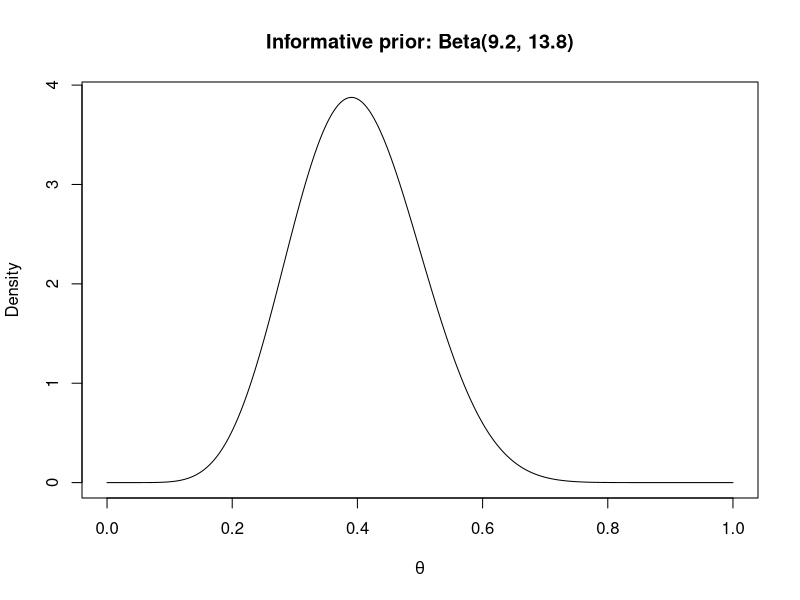
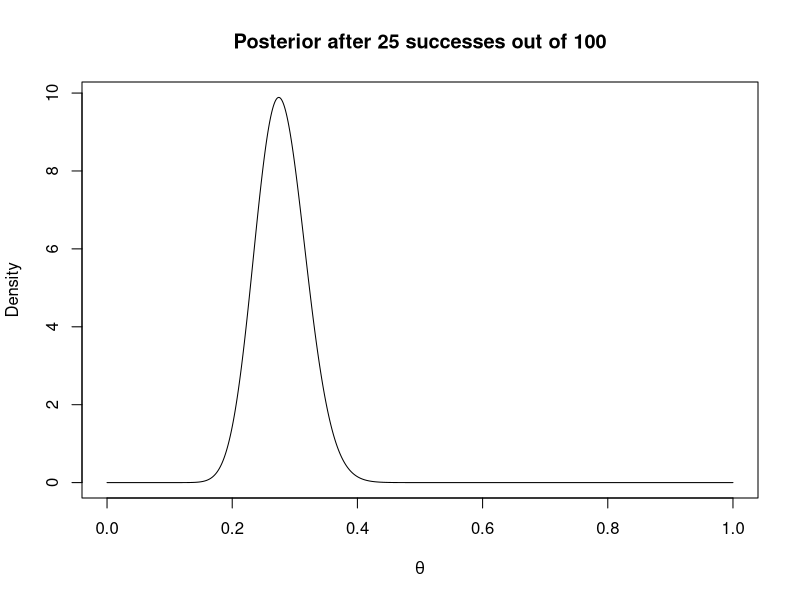
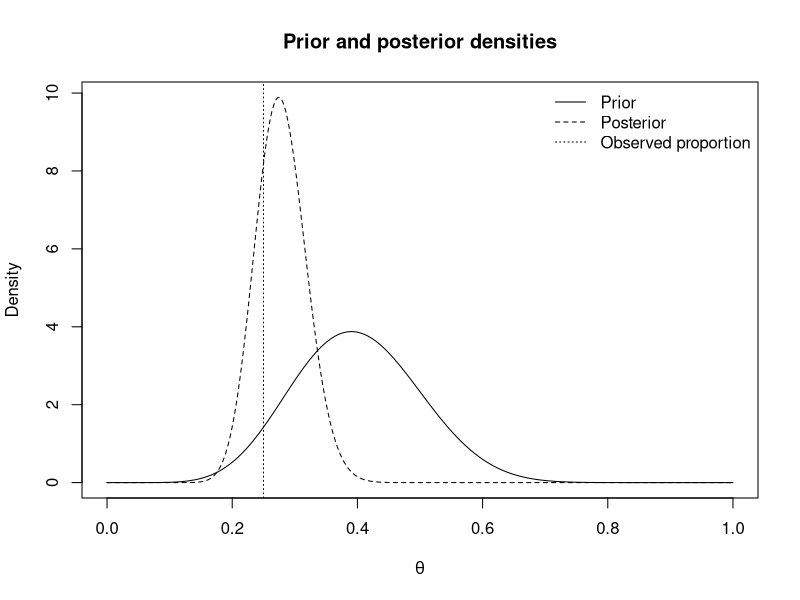

Generate these figures, in order, with R:
# Project 01 / Analysis 02
# Informative Beta Prior for a Survey Proportion
#
# Purpose:
#   Construct an informative Beta(a,b) prior from a prior mean and standard
#   deviation, update it with binomial survey data, and summarize the posterior.
#
# How to run:
#   Open this file in VS Code and press Source.
#   The script assumes VS Code is opened at the repository root:
#   bayesian-statistical-theory-methods/

# -----------------------------
# Project setup
# -----------------------------

out_dir <- "projects/01-bayesian-updating-and-simulation-basics/analyses/02-informative-beta-prior"
fig_dir <- file.path(out_dir, "figures")
results_dir <- file.path(out_dir, "results")

dir.create(fig_dir, showWarnings = FALSE, recursive = TRUE)
dir.create(results_dir, showWarnings = FALSE, recursive = TRUE)

# -----------------------------
# Prior specification
# -----------------------------

prior_mean_target <- 0.4
prior_sd_target <- 0.1
prior_var_target <- prior_sd_target^2

# For theta ~ Beta(a,b), let total_prior_size = a + b.
# Then Var(theta) = m(1-m) / (total_prior_size + 1).
total_prior_size <- prior_mean_target * (1 - prior_mean_target) / prior_var_target - 1
prior_a <- prior_mean_target * total_prior_size
prior_b <- (1 - prior_mean_target) * total_prior_size

# -----------------------------
# Binomial data and posterior update
# -----------------------------

n_survey <- 100
y_delivery <- 25

posterior_a <- prior_a + y_delivery
posterior_b <- prior_b + n_survey - y_delivery

posterior_mean <- posterior_a / (posterior_a + posterior_b)
posterior_var <- (posterior_a * posterior_b) / (
  (posterior_a + posterior_b)^2 * (posterior_a + posterior_b + 1)
)

summary_table <- data.frame(
  quantity = c(
    "target_prior_mean",
    "target_prior_sd",
    "prior_a",
    "prior_b",
    "survey_n",
    "survey_y",
    "posterior_a",
    "posterior_b",
    "posterior_mean",
    "posterior_variance",
    "posterior_sd"
  ),
  value = c(
    prior_mean_target,
    prior_sd_target,
    prior_a,
    prior_b,
    n_survey,
    y_delivery,
    posterior_a,
    posterior_b,
    posterior_mean,
    posterior_var,
    sqrt(posterior_var)
  )
)

write.csv(
  summary_table,
  file = file.path(results_dir, "beta_prior_posterior_summary.csv"),
  row.names = FALSE
)

# -----------------------------
# Plots
# -----------------------------

theta_grid <- seq(0, 1, length.out = 1000)
prior_density <- dbeta(theta_grid, prior_a, prior_b)
posterior_density <- dbeta(theta_grid, posterior_a, posterior_b)

png(file.path(fig_dir, "01_beta_prior_density.png"), width = 1200, height = 800, res = 150)
plot(
  theta_grid,
  prior_density,
  type = "l",
  xlab = expression(theta),
  ylab = "Density",
  main = "Informative prior: Beta(9.2, 13.8)"
)
dev.off()

png(file.path(fig_dir, "02_beta_posterior_density.png"), width = 1200, height = 800, res = 150)
plot(
  theta_grid,
  posterior_density,
  type = "l",
  xlab = expression(theta),
  ylab = "Density",
  main = "Posterior after 25 successes out of 100"
)
dev.off()

png(file.path(fig_dir, "03_prior_posterior_overlay.png"), width = 1200, height = 800, res = 150)
plot(
  theta_grid,
  prior_density,
  type = "l",
  ylim = range(c(prior_density, posterior_density)),
  xlab = expression(theta),
  ylab = "Density",
  main = "Prior and posterior densities"
)
lines(theta_grid, posterior_density, lty = 2)
abline(v = y_delivery / n_survey, lty = 3)
legend(
  "topright",
  legend = c("Prior", "Posterior", "Observed proportion"),
  lty = c(1, 2, 3),
  bty = "n"
)
dev.off()

cat("Analysis 02 complete.\n")
cat("Figures saved to: ", fig_dir, "\n", sep = "")
cat("Results saved to: ", results_dir, "\n", sep = "")
